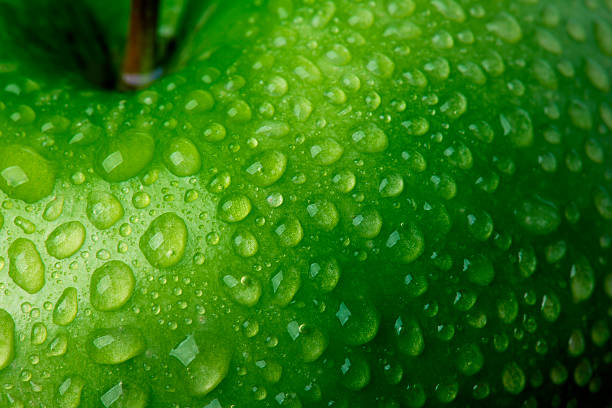
#> input picture lab1/apple.jpg, 612 x 408 px
$ python median_filter.py
#> lines starting #> are read from the running program, lines starting #| are printed output that depends on the picture; after the words box and inside, x2 and y2 are one past the last pixel; in counts of white or black regions, pixels touching at a corner belong together
import random

import numpy
from PIL import Image
import cv2
import matplotlib.pyplot as plt
from skimage.util import random_noise


def add_noise(img):
    # Getting the dimensions of the image
    row, col = img.shape

    # Randomly pick some pixels in the
    # image for coloring them white
    # Pick a random number between 300 and 10000
    number_of_pixels = random.randint(300, 10000)
    for i in range(number_of_pixels):
        # Pick a random y coordinate
        y_coord = random.randint(0, row - 1)

        # Pick a random x coordinate
        x_coord = random.randint(0, col - 1)

        # Color that pixel to white
        img[y_coord][x_coord] = 255

    # Randomly pick some pixels in
    # the image for coloring them black
    # Pick a random number between 300 and 10000
    number_of_pixels = random.randint(300, 10000)
    for i in range(number_of_pixels):
        # Pick a random y coordinate
        y_coord = random.randint(0, row - 1)

        # Pick a random x coordinate
        x_coord = random.randint(0, col - 1)

        # Color that pixel to black
        img[y_coord][x_coord] = 0

    return img


def median_filter(data, filter_size):
    temp = []
    indexer = filter_size // 2
    data_final = numpy.zeros((len(data), len(data[0])))
    for i in range(len(data)):

        for j in range(len(data[0])):

            for z in range(filter_size):
                if i + z - indexer < 0 or i + z - indexer > len(data) - 1:
                    for c in range(filter_size):
                        temp.append(0)
                else:
                    if j + z - indexer < 0 or j + indexer > len(data[0]) - 1:
                        temp.append(0)
                    else:
                        for k in range(filter_size):
                            temp.append(data[i + z - indexer][j + k - indexer])

            temp.sort()
            data_final[i][j] = temp[len(temp) // 2]
            temp = []
    return data_final


def main():
    filename = "apple"
    kernel = 3
    dir_salt = "detailed_salt"
    dir_denoised = "detailed_denoised"
    img = cv2.imread(filename+".jpg", cv2.IMREAD_GRAYSCALE)
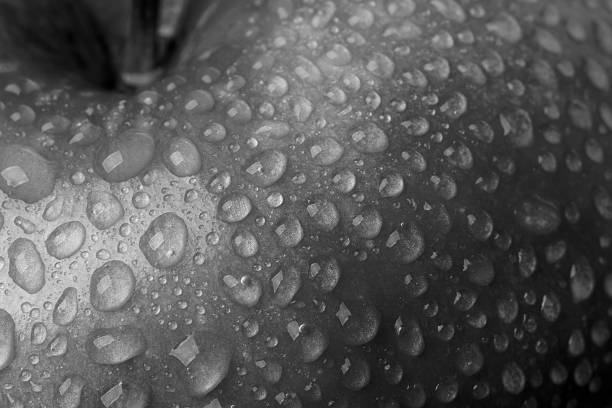
#> img: shape (408, 612); min 0, max 249, mean 87.9
    noisy_gray = add_noise(img)
#> after the loop in add_noise, `for i in range(number_of_pixels):`:
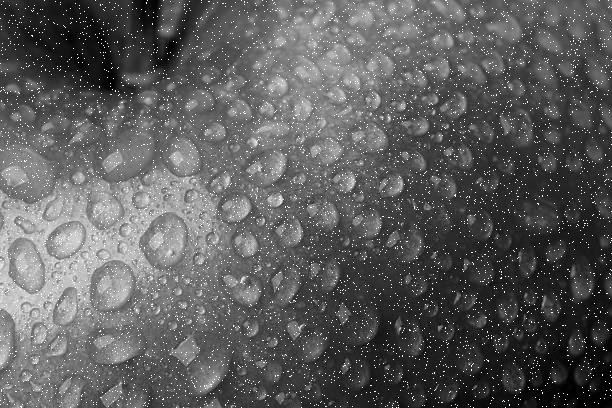
#> img: shape (408, 612); 2.61% of pixels changed, all inside (x1, y1, x2, y2) = (0, 0, 612, 408)
#> after the loop in add_noise, `for i in range(number_of_pixels):`:
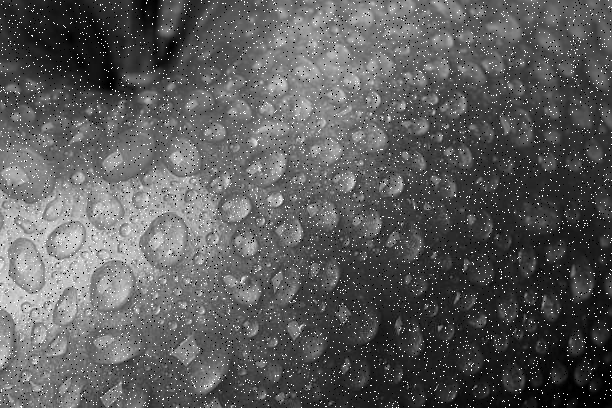
#> img: shape (408, 612); 1.68% of pixels changed, all inside (x1, y1, x2, y2) = (0, 0, 612, 408)
    cv2.imwrite(f'{dir_salt}/salt-and-pepper-{filename}-{kernel}.jpg', img)

    arr = numpy.array(noisy_gray)
    removed_noise = median_filter(arr, kernel)
#> in median_filter, `data_final = numpy.zeros((len(data), len(data[0])))`: data_final: shape (408, 612) float64; every value is 0
    cv2.imwrite(f"{dir_denoised}/image-denoised-{filename}-{kernel}.jpg", removed_noise)


if __name__ == "__main__":
    main()

$ run again, with lab1/desert.jpg copied over lab1/apple.jpg
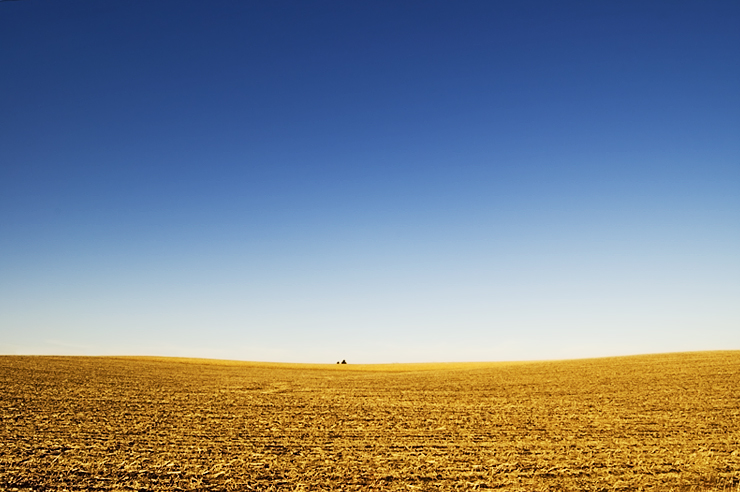
#> input picture lab1/desert.jpg, 740 x 492 px
#> after the loop in add_noise, `for i in range(number_of_pixels):`:
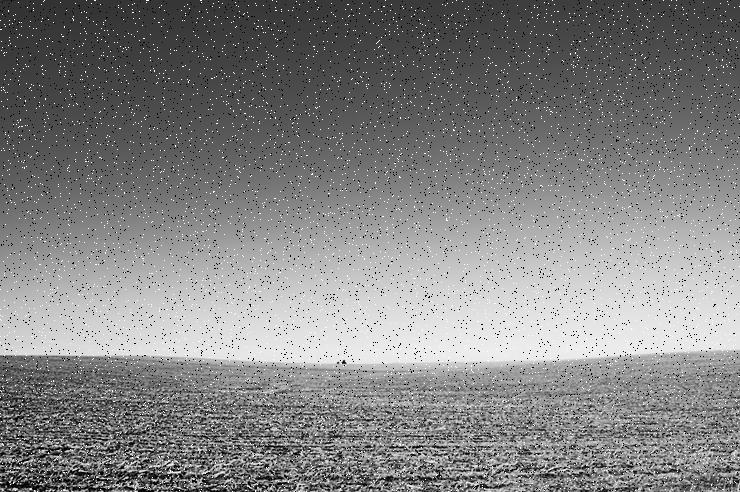
#> img: shape (492, 740); min 0, max 255, mean 130.8
#> after the loop in median_filter, `for i in range(len(data)):`:
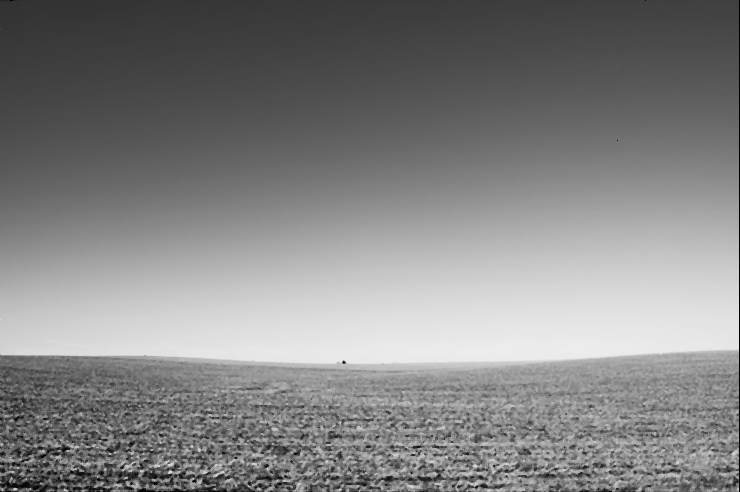
#> data_final: shape (492, 740) float64; min 0, max 237, mean 131.3
